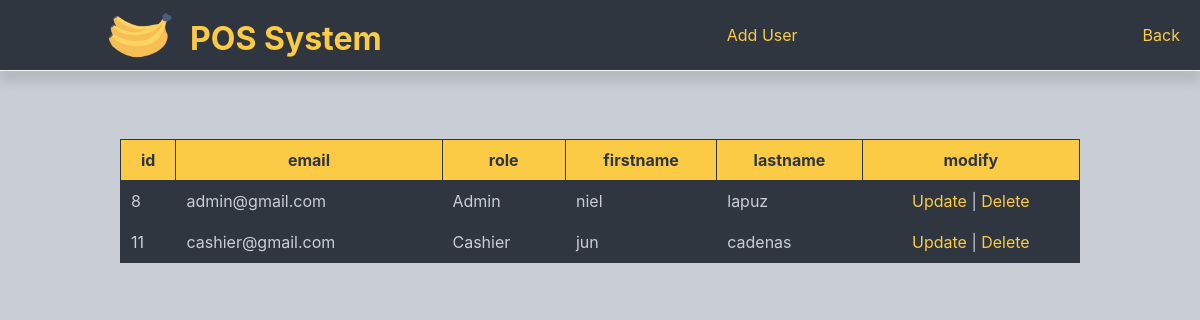
Screenshot of /admin_side/user_settings.php (signed in) with the database file from the repository.
### tables this page shows
CREATE TABLE `user` (
  `user_id` int(11) NOT NULL,
  `email` varchar(100) NOT NULL,
  `password` varchar(255) NOT NULL,
  `role` varchar(45) NOT NULL,
  `fname` varchar(45) NOT NULL,
  `lname` varchar(45) NOT NULL
);

### admin_side/user_settings.php (the view, shortened to what this page needs)
<!DOCTYPE html>
<html lang="en">
<head>
    <link rel="stylesheet" href="../include/styles/discount.css">
</head>
<body>
<nav>
    <div class="logo">
        <img src="..\include\image\sadas.png" alt="Company Logo">
        <div class="text_logo">POS System</div>
    </div>
    <div>
    <a href="adduser.php">Add User</a><br>
</div>
<div><a href="admindashboard.php">Back</a>
</div>
</nav>
    <br>
<table border='1' cellpadding='7'>
    <tr>
    <th>id</th>
    <th>email</th>
    <th>role</th>
    <th>firstname</th>
    <th>lastname</th>
    <th>modify</th>
    </tr>
    <?php
    require_once "..\include\connect\dbcon.php";
    $sql = "SELECT * FROM user";
    $stmt = $pdoConnect->prepare($sql);
    $stmt->execute();
    while ($row = $stmt->fetch(PDO::FETCH_ASSOC)) {
        extract($row);
        echo "<tr>";
        echo "<td>" . $user_id . "</td>";
        echo "<td>" . $email . "</td>";
        echo "<td>" . $role . "</td>";
        echo "<td>" . $fname ."</td>";
        echo "<td>" . $lname . "</td>";
        if ($role != 'admin') {
            echo "<td class='modify'><a href='update_user.php?id=$user_id'; ?>Update </a> | <a href='delete_user.php?id=$user_id'; ?>Delete</a></td>";
        } else {
            echo "<td></td>";
        }
        echo "</tr>";
    }
    echo '</table>';
?>
</body>
</html>

### include/styles/discount.css (style rules this page uses)
body { font-family: 'Inter', sans-serif; background-color:#c9ced6; margin: 0; padding: 0; }
table { margin-top: 4%; width: 80%; border-collapse: collapse; margin-left: auto; margin-right: auto; }
table, th, td { border: 1px solid #2f3640; }
th, td { padding: 10px; }
th { background-color: #fbcb45; color: #2f3640; }
td { background-color: #2f3640; color: #c9ced6; }
a { margin-left: auto; margin-right: auto; color: #fbcb45; text-decoration: none; }
nav { display: flex; justify-content: space-between; align-items: center; background-color: #2f3640; padding: 12px 20px; border-bottom: 1px solid #f5f6fa; box-shadow: 0 12px 10px rgba(0, 0, 0, 0.1); }
.logo { display: flex; align-items: center; }
.text_logo { font-weight: bold; margin-left: 10px; margin-top: 6px; font-size: 32px; color: #fbcb45; }
.logo img { margin-left: 80px; height: auto; width: 80px }
.modify { text-align: center; }

### rows the page displays
user: user_id "8", email "admin@gmail.com", role "Admin", fname "niel", lname "lapuz"
user: user_id "11", email "cashier@gmail.com", role "Cashier", fname "jun", lname "cadenas"
